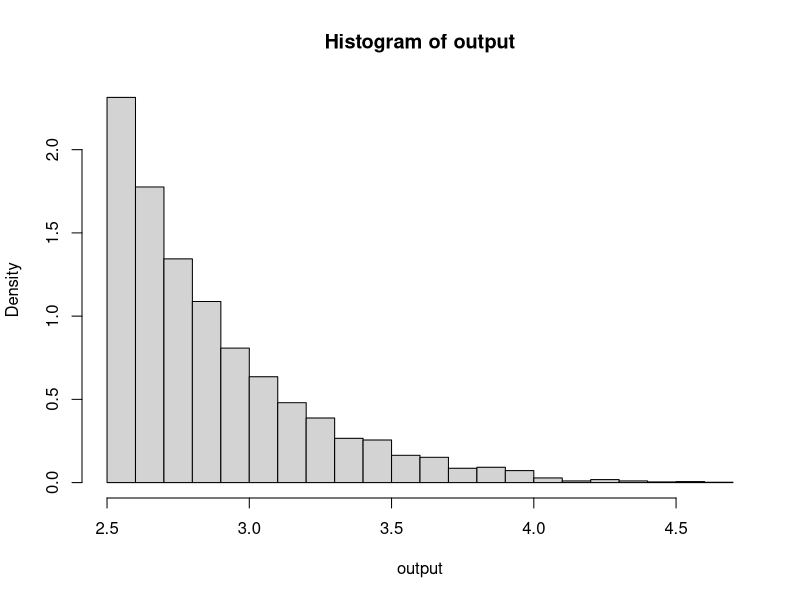
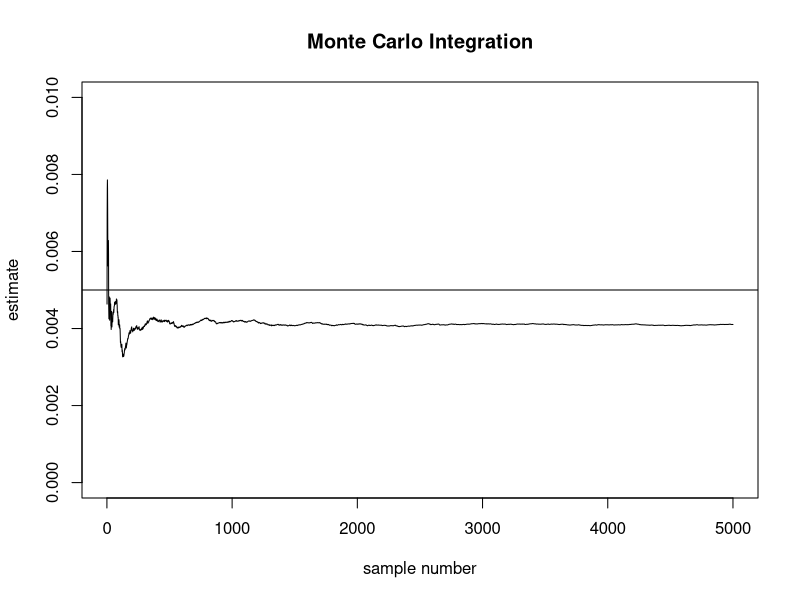
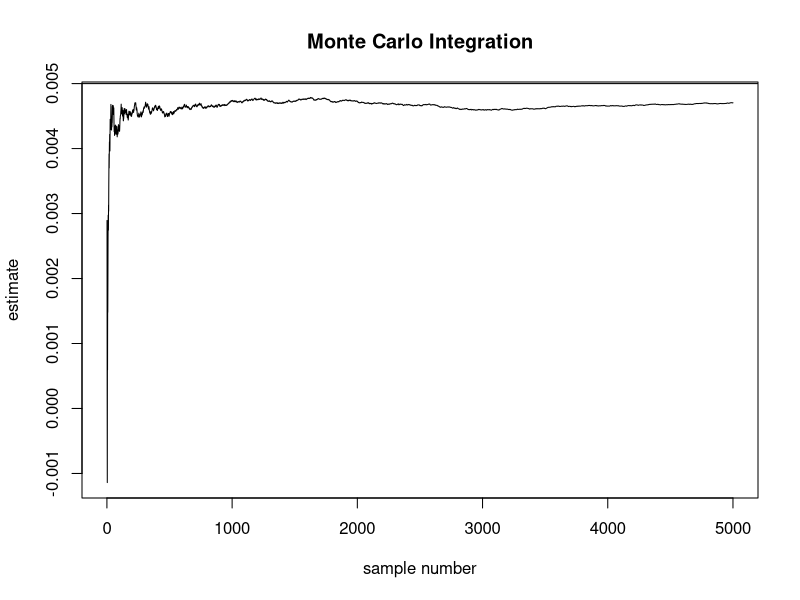

Write R code to recreate these figures, in order.
"
try to code the tutorial 4...
"

set.seed(12345678)

accept.reject <- function(f, g, n){
  n.accepts <- 0
  result.sample <- rep(NULL, n)
  while(n.accepts < n){
    u <- runif(1, 0, 1)
    y <- g(1)
    if(u <= f(y)){
      n.accepts <- n.accepts + 1
      result.sample[n.accepts] = y
    }
  }
  return(result.sample)
}

f <- function(x) (sqrt(2*pi)*exp(-x^2/2+2.5*(x-2.5)+2.5^2/2))
g <- function(n) (rexp(n, 2.5) + 2.5)
output <- accept.reject(f, g, 5000)
hist(output, breaks=20, freq=FALSE)

integration <- NULL
for(i in seq(1, length(output))){
  mc.integral <- sqrt(pi*2)*(1-pnorm(2.5))*mean(sin(output[1:i]))
  integration <- c(integration, mc.integral)
}
plot(integration, type='l', main="Monte Carlo Integration", 
     xlab="sample number", ylab="estimate", ylim=c(0,0.010))
abline(h=0.005)

# importance sampling,
g <- function(n) (rexp(n, 2.5) + 2.5)
samples <- g(5000)
integration <- NULL
for(i in seq(1, length(samples))){
  s <- samples[1:i]
  mc.integral <- exp(-2.5^2)*sum(sin(
    s)*exp(-s^2/2+2.5*s))/(2.5*i)
  #mc.integral <- sum(m(samples[1:i]))/i
  integration <- c(integration, mc.integral)
}
plot(integration, type='l', main="Monte Carlo Integration", 
     xlab="sample number", ylab="estimate")
abline(h=0.005)
